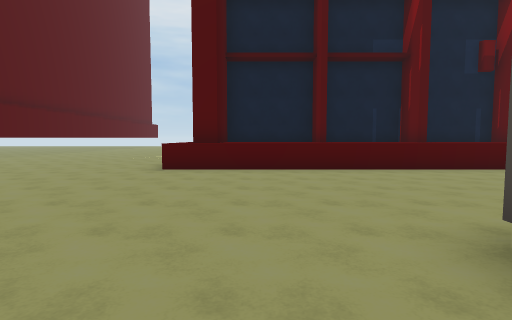
[1] (above)

24 first-person views from a walk through a 3-D level made in the Unity game engine. The camera is 1.4 m above the floor, tilts 4° down and sees 80° across. The floor is counted in squares, 2 m on a side. Each view is taken from the middle of a square. On the plan, view 1 faces up. The plan holds only what a view shows up to about 10 squares ahead; the rest is blank. The place goes on beyond the plan. Some surface patterns are stand-ins.

[2]
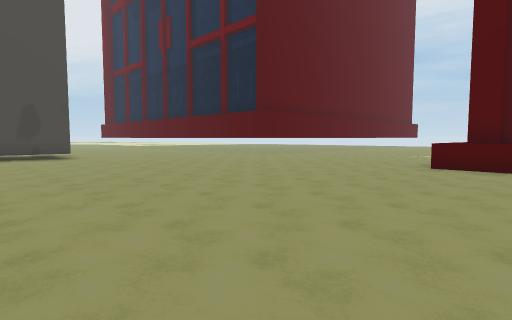

[3]
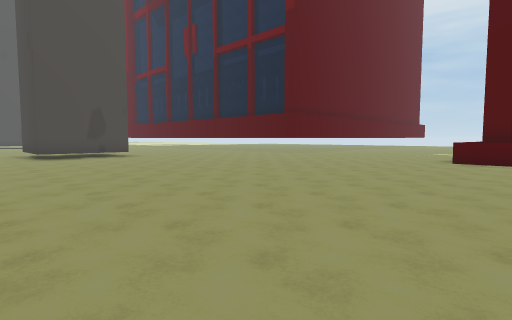

[4]
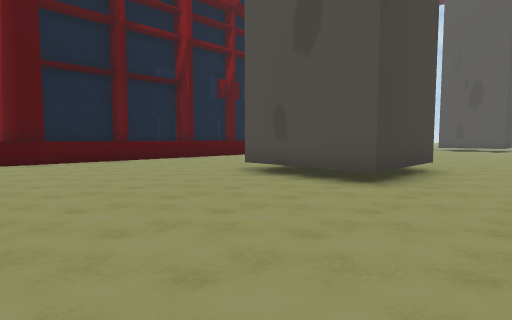

[5]
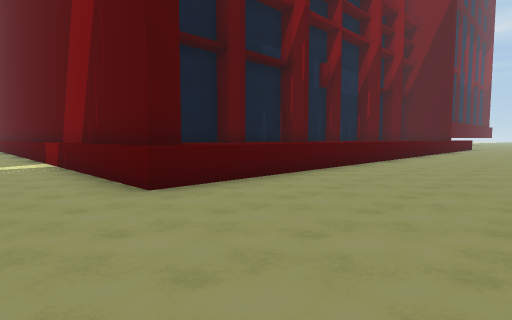

[6]
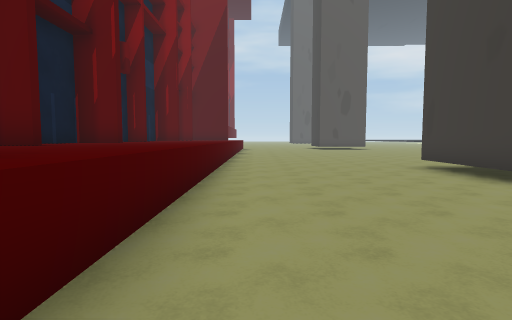

[7]
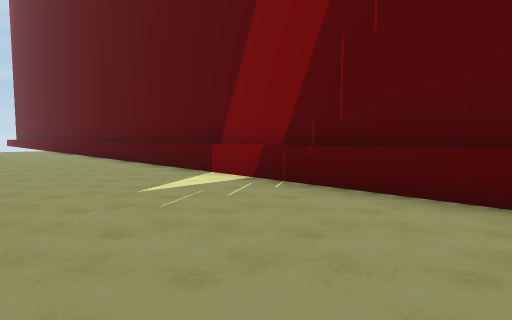

[8]
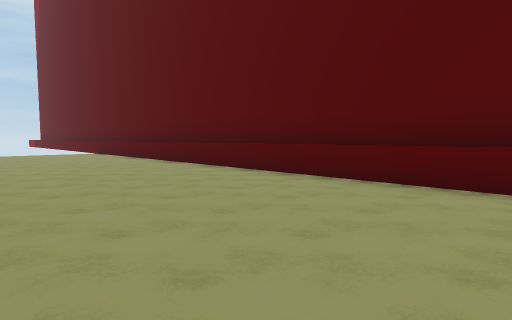

[9]
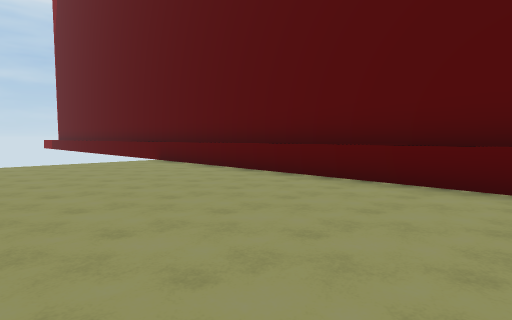

[10]
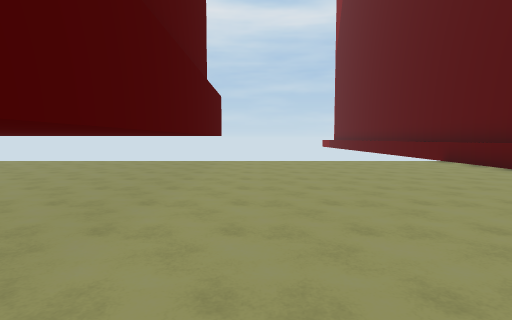

[11]
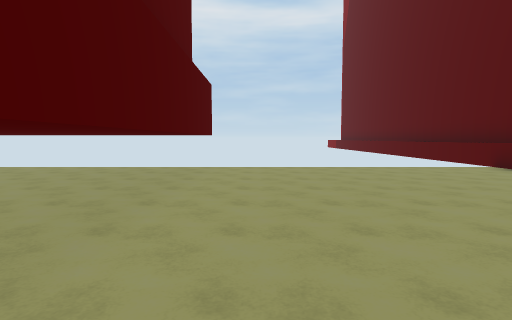

[12]
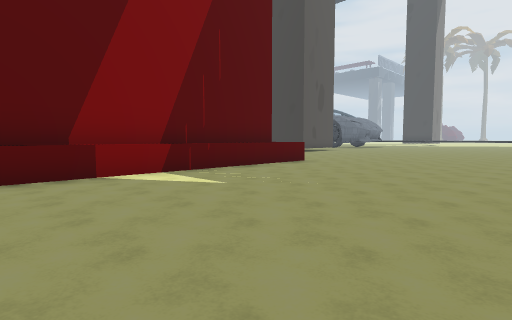

[13]
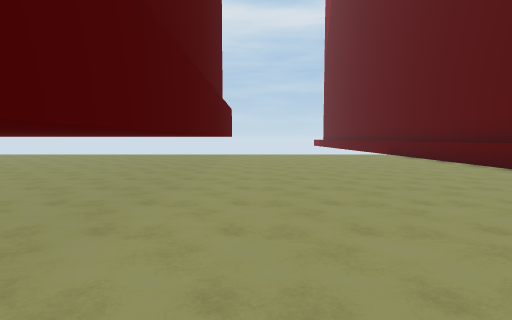

[14]
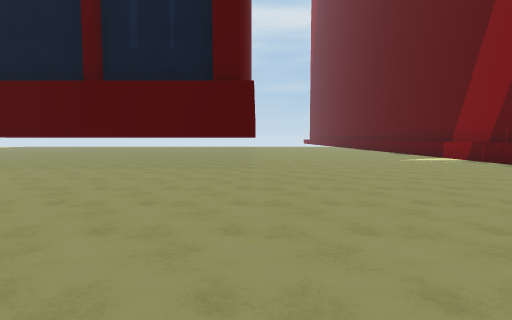

[15]
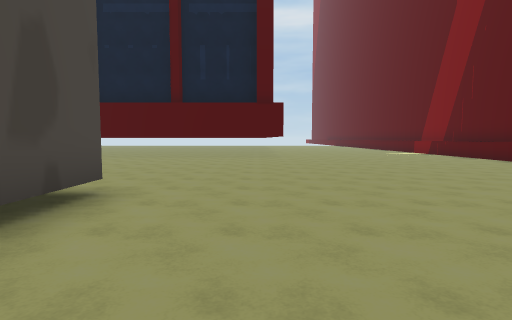

[16]
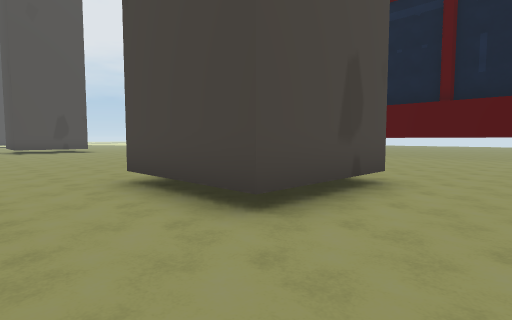

[17]
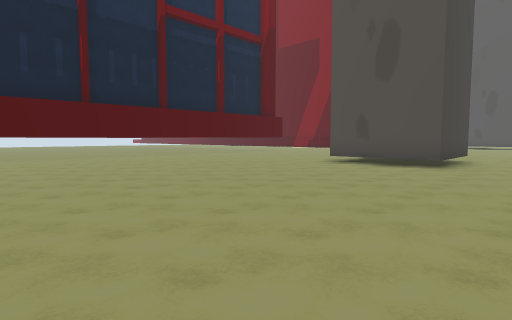

[18]
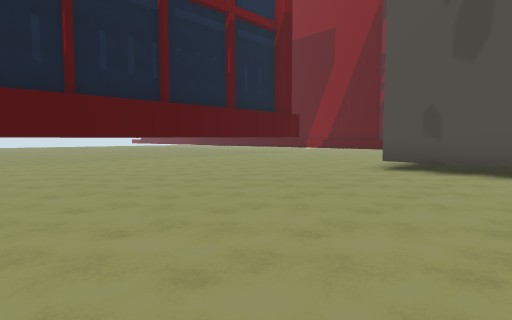

[19]
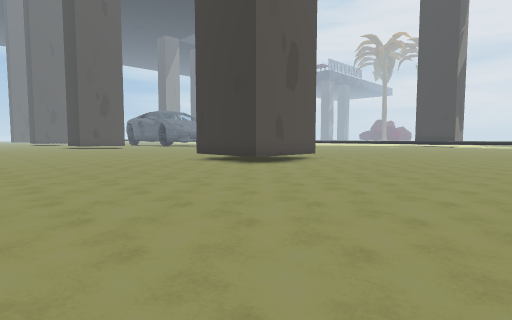

[20]
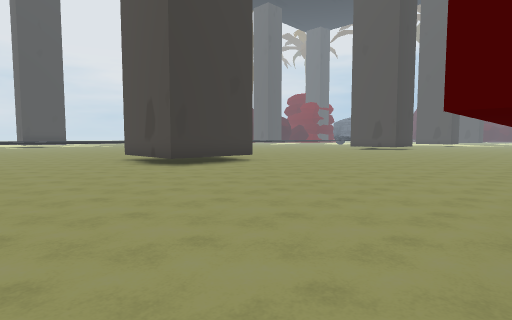

[21]
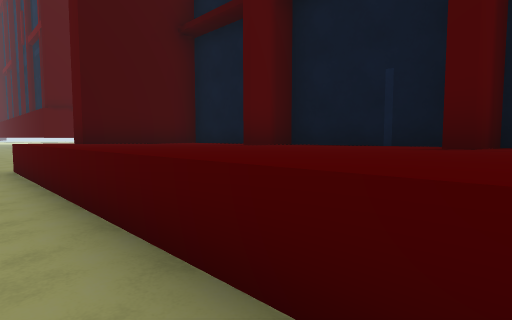

[22]
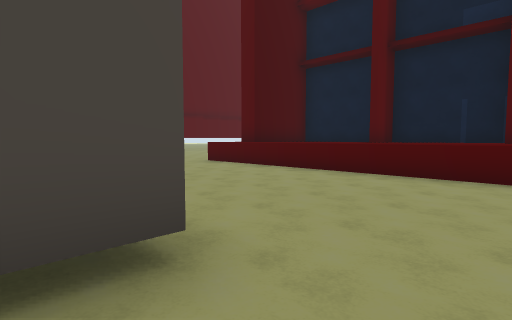

[23]
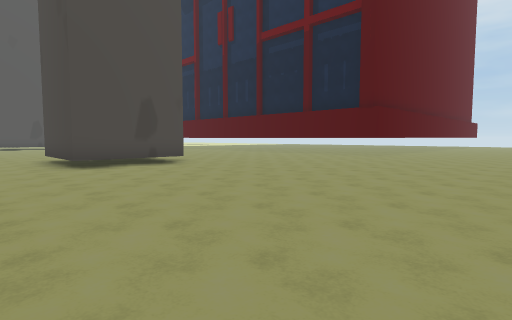

[24]
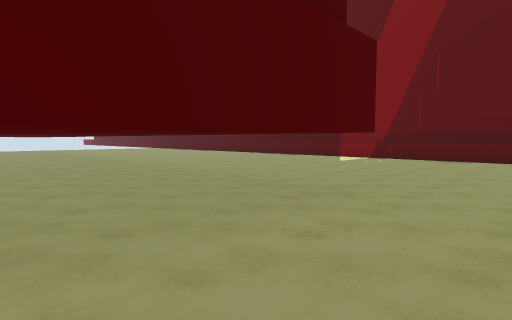

### Floor plan
Key: @ floor where view 1 was taken; # wall or solid block; . floor; ^ raised ledge; T thing the floor can be seen under or through.
Columns run from 23 left of view 1 to 6 right of it. Each row starts with its distance up from view 1.
 31                      ^
 30                      ^
 29                      ^
 28               #......^
 27               #......^
 26               #......^
 25               #......^
 24               #......^
 23               #......^
 22               #......^
 21               #......^
 20               #......^
 19               #......^
 18               #......^
 17               #......^
 16               T......^
 15                ......^
 14                ......^
 13                ......^
 12                ......^
 11                ......^#^^^^^^^
 10                ......^#^^^^^^^
  9  #####  #######......^#^^^^^^^
  8  ....................^^^^^^^^^
  7  ....................^^^^^^^^^
  6  .............................
  5  .............................
  4  .............................
  3  .............................
  2 ........####.............###..
  1 ........#  #.............###..
  0 ........#  #...........@.# #..
 -1 ........####.............###..
 -2 ..............................
 -3 ......  ..................
 -4    #

Positions as (right, up) in squares from view 1, and headings:
1: (0, 0), facing up
2: (0, -1), facing up-left
3: (0, -3), facing up-left
4: (-3, -3), facing up-right
5: (-4, 3), facing up-right
6: (-3, 6), facing right
7: (-6, 8), facing up-right
8: (-7, 13), facing up-right
9: (-7, 19), facing up-right
10: (-8, 19), facing up
11: (-8, 21), facing up
12: (-8, 15), facing down-right
13: (-8, 15), facing up
14: (-9, 2), facing up
15: (-10, -2), facing up
16: (-10, -3), facing up-left
17: (-23, -3), facing up-right
18: (-22, -1), facing up-right
19: (-21, 8), facing down-right
20: (-8, 9), facing down-left
21: (6, 6), facing up-left
22: (6, 1), facing up-left
23: (-4, -3), facing up-left
24: (-13, 7), facing up-right
